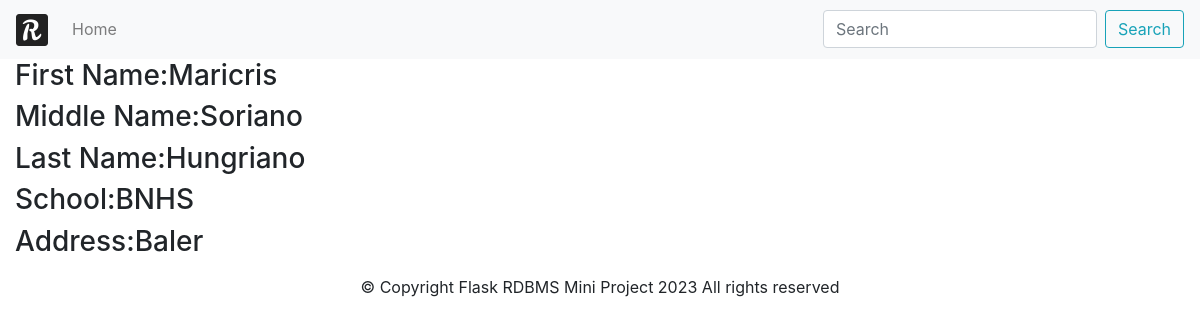
The page /select/2 on the database its author committed.
### tables this page shows
CREATE TABLE "tbl_student" (
	"stud_id"	INTEGER NOT NULL,
	"f_name"	TEXT NOT NULL,
	"m_name"	TEXT NOT NULL,
	"l_name"	TEXT NOT NULL,
	PRIMARY KEY("stud_id" AUTOINCREMENT)
);

CREATE TABLE "tbl_school" (
	"sch_id"	INTEGER NOT NULL,
	"sch_name"	TEXT NOT NULL,
	"sch_address"	TEXT NOT NULL,
	PRIMARY KEY("sch_id" AUTOINCREMENT)
);

### app.py (the view)
@app.route('/select/<string:id>')
def select(id):
	conn = db.connect('RDBMS.db')
	cur = conn.cursor()
	stmt = """
		SELECT * FROM student_data WHERE stud_id = ?
	"""
	cur.execute(stmt, (id,))
	rw = cur.fetchall()
	return render_template('select.html', rows = rw)

### templates/select.html (shortened to what this page needs)
{% extends 'usertemplate.html' %}
{% block content %}
{% for row in rows %}
	<h3>
	<label>First Name: </label>{{ row[1] }}
	<br>
	<label>Middle Name: </label>{{ row[2] }}
	<br>
	<label>Last Name: </label>{{ row[3] }}
	<br>
	<label>School: </label>{{ row[4] }}
	<br>
	<label>Address: </label>{{ row[5] }}
	</h3>
{% endfor %}
{% endblock %}

### rows shown on the page
tbl_student: f_name "Maricris", m_name "Soriano", l_name "Hungriano", sch_name "BNHS", sch_address "Baler"
